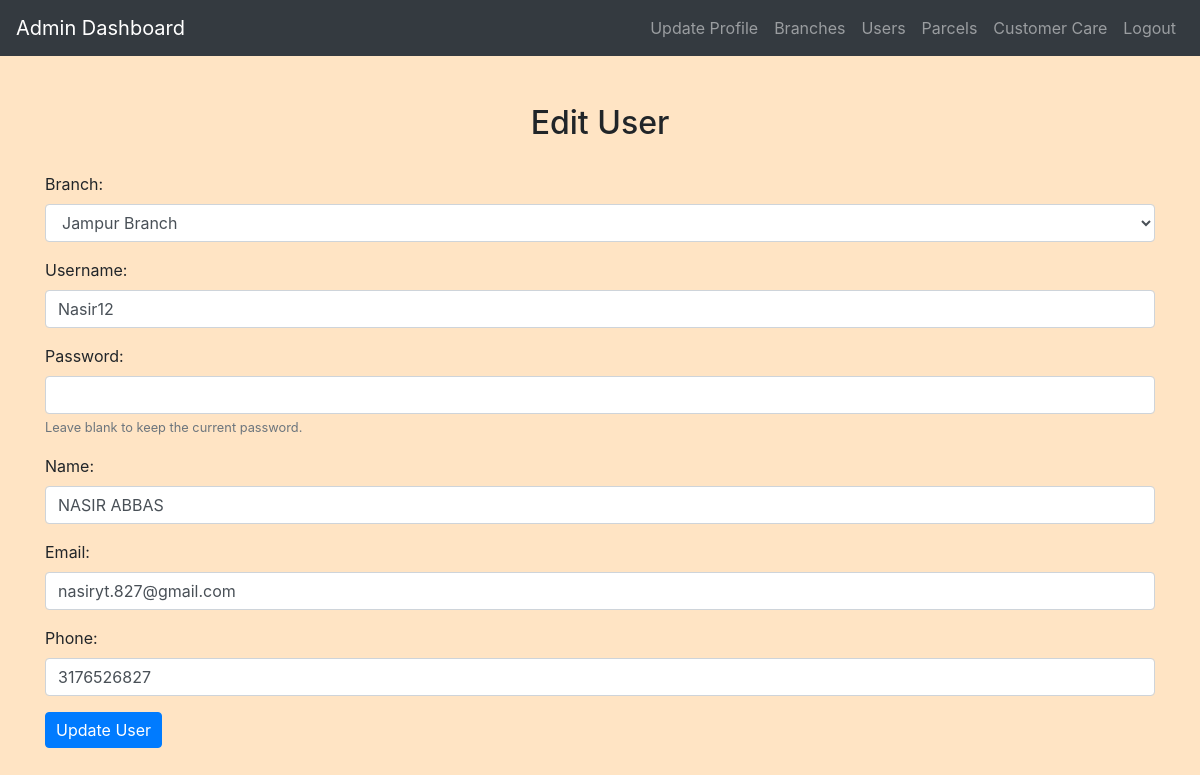
The app's page /admin/edit_user.php?id=1 (signed in) with its own data.
### tables this page shows
CREATE TABLE `users` (
  `UserID` int(11) NOT NULL,
  `BranchID` int(11) DEFAULT NULL,
  `Username` varchar(50) NOT NULL,
  `Password` varchar(255) NOT NULL,
  `Name` varchar(100) NOT NULL,
  `Email` varchar(100) NOT NULL,
  `Phone` varchar(20) NOT NULL
);

### admin/edit_user.php (the view, shortened to what this page needs)
<?php
include('config.php');
if (isset($_GET['id']) && is_numeric($_GET['id'])) {
    $userID = $_GET['id'];
    $query = "SELECT Users.*, Branches.BranchName
              FROM Users
              INNER JOIN Branches ON Users.BranchID = Branches.BranchID
              WHERE UserID = $userID";
    $result = mysqli_query($conn, $query);
    if ($row = mysqli_fetch_assoc($result)) {
        $branchID = $row['BranchID'];
        $username = $row['Username'];
        $name = $row['Name'];
        $email = $row['Email'];
        $phone = $row['Phone'];
    } else {
        echo "User not found";
        exit;
    }
} else {
    echo "Invalid user ID";
    exit;
}
$branchQuery = "SELECT * FROM Branches";
$branchResult = mysqli_query($conn, $branchQuery);
?>
<!DOCTYPE html>
<html>
<head>
    <link rel="stylesheet" href="https://maxcdn.bootstrapcdn.com/bootstrap/4.5.2/css/bootstrap.min.css">
    <link rel="stylesheet" href="../css/style.css">
</head>
<body>
<?php
include('admin_navbar.php');
?>
<div class="container mt-5 mb-5">
    <h2 class="text-center">Edit User</h2>
    <form method="post" action="<?php echo htmlspecialchars($_SERVER["PHP_SELF"] . "?id=" . $userID); ?>">
        <div class="form-group">
            <label for="branchID">Branch:</label>
            <select class="form-control" id="branchID" name="branchID" required>
                <?php
                while ($branchRow = mysqli_fetch_assoc($branchResult)) {
                    $selected = ($branchRow['BranchID'] == $branchID) ? "selected" : "";
                    echo "<option value='{$branchRow['BranchID']}' $selected>{$branchRow['BranchName']}</option>";
                }
                ?>
            </select>
        </div>
        <div class="form-group">
            <label for="username">Username:</label>
            <input type="text" class="form-control" id="username" name="username" value="<?php echo $username; ?>" required>
        </div>
        <div class="form-group">
            <label for="password">Password:</label>
            <input type="password" class="form-control" id="password" name="password">
            <small class="form-text text-muted">Leave blank to keep the current password.</small>
        </div>
        <div class="form-group">
            <label for="name">Name:</label>
            <input type="text" class="form-control" id="name" name="name" value="<?php echo $name; ?>" required>
        </div>
        <div class="form-group">
            <label for="email">Email:</label>
            <input type="email" class="form-control" id="email" name="email" value="<?php echo $email; ?>" required>
        </div>
        <div class="form-group">
            <label for="phone">Phone:</label>
            <input type="text" class="form-control" id="phone" name="phone" value="<?php echo $phone; ?>" required>
        </div>
        <button type="submit" class="btn btn-primary">Update User</button>
    </form>
</div>
</body>
</html>

### css/style.css (style rules this page uses)
body { background-color: bisque; }
h1, h2, h3, h4 { text-align: center; margin-top: 30px; margin-bottom: 30px; }
.btn-primary { padding: 5px 10px; }

### records on screen
users: username "Nasir12", name "NASIR ABBAS", email "nasiryt.827@gmail.com", phone "3176526827"

### other values on screen
form field branchID "Jampur Branch"
